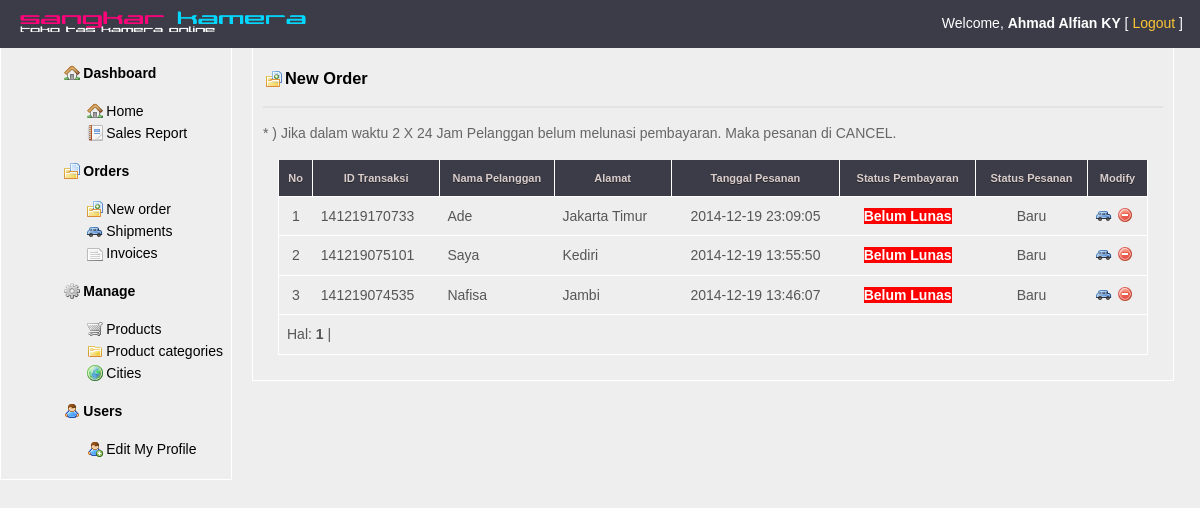
The page /admin/admin.php?p=order_l (signed in) on the database its author committed.
### tables this page shows
CREATE TABLE IF NOT EXISTS `detailpesan` (
  `id_pesan` int(5) NOT NULL AUTO_INCREMENT,
  `nama_pelanggan` varchar(100) NOT NULL,
  `alamat` text NOT NULL,
  `telepon` varchar(20) NOT NULL,
  `email` varchar(50) NOT NULL,
  `status_pesan` varchar(50) NOT NULL DEFAULT 'Baru',
  `tanggal_pesan` datetime NOT NULL,
  `id_kota` varchar(6) NOT NULL,
  `idtransaksi` varchar(20) NOT NULL,
  PRIMARY KEY (`id_pesan`)
);

CREATE TABLE IF NOT EXISTS `pembayaran` (
  `id` int(5) NOT NULL AUTO_INCREMENT,
  `idtransaksi` varchar(20) NOT NULL,
  `status_pembayaran` varchar(20) NOT NULL DEFAULT 'Belum Lunas',
  PRIMARY KEY (`id`)
);

### admin/modul/order_l.php (the view, shortened to what this page needs)
<h3 id="addorder"> <a href="" class="addorder"> New Order </a></h3><hr>
<?php
    include_once("lib/class_paging.php");
    $p = new Paging;
    $batas = 10;
    $posisi = $p->cariPosisi($batas);
    $tabel = "detailpesan";
    $tabel2 = "pembayaran";
    $query="SELECT * FROM $tabel, $tabel2 WHERE $tabel.idtransaksi = $tabel2.idtransaksi AND $tabel2.status_pembayaran != 'Sudah Lunas' ORDER BY $tabel.tanggal_pesan DESC LIMIT $posisi,$batas";
    $hasil=mysql_query($query);
    $i = $posisi+1;
    ?>
    <p>* ) Jika dalam waktu 2 X 24 Jam Pelanggan belum melunasi pembayaran. Maka pesanan di CANCEL.</p>
    <table>
        <thead>
        <tr>
            <th scope=col>No</th>
            <th scope=col>ID Transaksi</th>
            <th scope=col style="width: 100px;">Nama Pelanggan</th>
			<th scope=col>Alamat</th>
            <th scope=col>Tanggal Pesanan</th>
            <th scope=col>Status Pembayaran</th>
            <th scope=col>Status Pesanan</th>
            <th scope=col style="width: 45px;">Modify</th>
        </tr>
        </thead>
        <tbody>
    <?php
    while ($data=mysql_fetch_array($hasil))
        {
    ?>
        <tr>
            <td align=center><?php echo $i;?></td>
            <td><?php echo $data['idtransaksi'];?></td>
            <td><?php echo $data['nama_pelanggan'];?></td>
            <td><?php echo $data['alamat'];?></td>
            <td align="center"><?php echo $data['tanggal_pesan'];?></td>
            <td align="center">
                <?php
                if ($data['status_pembayaran']=="Belum Lunas") {
                    echo "<b class=\"blm-lunas\">$data[status_pembayaran]</b>";
                } else {
                    echo "<b class=\"konfir\">$data[status_pembayaran]</b>";
                }
                ?>
            </td>
            <td align="center"><?php echo $data['status_pesan'];?></td>
            <td>
                <a href="admin.php?p=kirim&idtransaksi=<?php echo $data[idtransaksi];?>" class="table-icon kirim" title="Kirim"></a>
                <a href="admin.php?p=cancel&idtransaksi=<?php echo $data[idtransaksi];?>&tabel=<?php echo $tabel;?>" onClick="return confirm('Anda yakin ingin menghapus <?php echo $data[idtransaksi];?> ?')" class="table-icon delete" title="Cancel"></a>
            </td>
        </tr>
        <?php
        $i++;
        } ?>
        <tr align="left">
            <td colspan="9" align="left">
                <?php
                $jmldata = mysql_num_rows(mysql_query("SELECT * FROM $tabel"));
                $jmlhalaman = $p->jumlahHalaman($jmldata, $batas);
                $linkHalaman = $p->navHalaman($_GET[halaman], $jmlhalaman);
                echo "Hal: $linkHalaman";
                ?>
            </td>
        </tr>
        </tbody>

### admin/admin.php (shortened to what this page needs)
<?php
include "../lib/class_paging.php";
if ($_SESSION[bsi]=='Copyright-syihab'){
    if (empty($_SESSION[namauser]) AND empty($_SESSION[passuser])) {
        echo "<center>Untuk Mengakses modul, Anda harus login!..<br>";
        echo "<a href=login.php?bsi=welcome><b>LOGIN</b></a></center>";
    }
    else {
?>
<!DOCTYPE html>
<html>
<head>
	<link rel="stylesheet" type="text/css" href="../css/style-admin.css">
	<link rel="stylesheet" type="text/css" href="../css/tinyeditor.css" />
</head>
<body>
	<div class="wrapper">
		<div id="header">
			<a href="../index.php" target="_blank"><img src="../img/taskamonline.png" width="300px"></a>
			<p>Welcome, <strong><?php echo $_SESSION[nama_lengkap]; ?></strong> [ <a href="logout.php">Logout</a> ]</p>
		</div>
		<div id="sidebar">
			<div id="sidebar-isi">
				<ul>
					<?php
			  		if($_SESSION[leveluser]=='All-Privileges' OR $_SESSION[leveluser]=='User'){
			 		?>
					<li><h3><a href="#" class="house">Dashboard</a></h3>
		                <ul>
		                	<li><a href="?p=home" class="house">Home</a></li>
		                  	<li><a href="?p=sales" class="report">Sales Report</a></li>
		                </ul>
		            </li>
		            <?php
					}
			  		if($_SESSION[leveluser]=='All-Privileges' OR $_SESSION[leveluser]=='User'){
			 		?>
		            <li><h3><a href="#" class="folder_table">Orders</a></h3>
		          		<ul>
		                  	<li><a href="?p=order_l" class="addorder">New order</a></li>
		                    <li><a href="?p=kirim_l" class="shipping">Shipments</a></li>
		                    <li><a href="?p=invoice" class="invoices">Invoices</a></li>
		                </ul>
		            </li>
		            <?php
					}
			  		if($_SESSION[leveluser]=='All-Privileges' OR $_SESSION[leveluser]=='User'){
			 		?>
		            <li><h3><a href="#" class="manage">Manage</a></h3>
		          		<ul>
		                    <li><a href="?p=produk_l" class="cart">Products</a></li>
		                    <li><a href="?p=kategori_l" class="folder">Product categories</a></li>
		                    <li><a href="?p=kota_l" class="kota">Cities</a></li>
		                </ul>
		            </li>
		            <?php
					}
			 		?>
		          	<?php
		            if($_SESSION[leveluser]=='User'){
		            ?>
		            <li><h3><a href="#" class="user">Users</a></h3>
		          		<ul>
		            		<li><a href="?p=profil_l" class="useredit">Edit My Profile</a></li>
		                </ul>
		          	</li>
		          	<?php } ?>
				</ul>
		    </div>
		</div>
		<div id="content">
			<?php
            include "content.php";
            ?>
		</div>
	</div>
</body>
</html>
<?php
    }
}else{
    session_start();
    session_destroy();
    header('location:index.php?bsi=denied');
}
?>

### admin/content.php
<?php
$page=$_GET['p'];
if($page=="home"){
  include "modul/index.php";
}
elseif($page=="sales"){
  include "modul/sales.php";
}
elseif($page=="order_l"){
  include "modul/order_l.php";
}
elseif($page=="kirim"){
  include "modul/kirim.php";
}
elseif($page=="cancel"){
  include "modul/cancel.php";
}
elseif($page=="kirim_l"){
  include "modul/kirim_l.php";
}
elseif($page=="invoice"){
  include "modul/invoice.php";
}
elseif($page=="detail-invoice"){
  include "modul/detail-invoice.php";
}
elseif($page=="produk_l"){
  include "modul/produk_l.php";
}
elseif($page=="produk"){
  include "modul/produk.php";
}
elseif($page=="produk_e"){
  include "modul/produk_e.php";
}
elseif($page=="produk_t"){
  include "modul/produk_t.php";
}
elseif($page=="produk_es"){
  include "modul/produk_es.php";
}
elseif($page=="kategori_l"){
  include "modul/kategori_l.php";
}
elseif($page=="kategori"){
  include "modul/kategori.php";
}
elseif($page=="kategori_e"){
  include "modul/kategori_e.php";
}
elseif($page=="kategori_t"){
  include "modul/kategori_t.php";
}
elseif($page=="kategori_es"){
  include "modul/kategori_es.php";
}
elseif($page=="kota_l"){
  include "modul/kota_l.php";
}
elseif($page=="kota"){
  include "modul/kota.php";
}
elseif($page=="kota_e"){
  include "modul/kota_e.php";
}
elseif($page=="kota_t"){
  include "modul/kota_t.php";
}
elseif($page=="kota_es"){
  include "modul/kota_es.php";
}
elseif($page=="delete"){
  include "modul/delete.php";
}
elseif($page=="user"){
  include "modul/user.php";
}
elseif($page=="user_l"){
  include "modul/user_l.php";
}
elseif($page=="user_t"){
  include "modul/user_t.php";
}
elseif($page=="user_e"){
  include "modul/user_e.php";
}
elseif($page=="user_es"){
  include "modul/user_es.php";
}
elseif($page=="user_n"){
  include "modul/user_n.php";
}
elseif($page=="user_y"){
  include "modul/user_y.php";
}
elseif($page=="user_cari"){
  include "modul/user_cari.php";
}
elseif($page=="profil_l"){
  include "modul/profil_l.php";
}
elseif($page=="profil_e"){
  include "modul/profil_e.php";
}
elseif($page=="profil_es"){
  include "modul/profil_es.php";
}
else{
  echo "<p><b>MODUL BELUM ADA ATAU BELUM LENGKAP</b></p>";
}
?>

### lib/class_paging.php (shortened to what this page needs)
<?php
class Paging{
	function cariPosisi($batas){
		if(empty($_GET['halaman'])){
			$posisi = 0;
		}else{
			$posisi = ($_GET[halaman]-1) * $batas;
		}
		return $posisi;
	}
	function jumlahHalaman($jmldata, $batas){
		$jmlhalaman = ceil($jmldata/$batas);
		return $jmlhalaman;
	}
	function navHalaman($halaman_aktif, $jmlhalaman){
		$link_halaman = "";
		for ($i=1; $i<=$jmlhalaman; $i++){
			if ($i == $halaman_aktif){
				$link_halaman .= "<b>$i</b> | ";
			}else{
				$link_halaman .= "<a href=admin.php?p=produk_l&halaman=$i>$i</a> | ";
			}
		$link_halaman .= " ";
		}
	return $link_halaman;
	}
}
?>

### css/style-admin.css (style rules this page uses)
body { font-family: Arial, Helvetica, sans-serif; font-size: .875em; line-height: 1.6em; color: #666; background-color: #eee; margin: 0px; }
hr { border: 1px solid #e3e3e3; }
.wrapper { margin: 0px; }
#header { background-color: #3b3c48; margin: -7px; position: fixed; height: 50px; width: 100%; padding: 5px 0px 0px 20px; }
#header p { color: #fff; float: right; margin-right: 30px; }
#header a { text-decoration: none; color: #fcc635; }
#header img { float: left; margin-top: 13px; }
#content { width: 900px; border: 1px solid #fff; padding: 10px; float: left; margin-top: 40px; }
#content h3 a,#content h3 a:visited { padding-left:19px; text-decoration:none; margin:0 3px; display:block; color: #000; }
table { border-collapse: collapse; margin: 15px; width: 870px; }
table th { background-color: #3b3c48; color: #DACDCD; border-left: 1px solid #ffffff; border-right: 1px solid #ffffff; font-size: 11px; font-weight: bold; padding: 7px; text-shadow: 0px 1px #242424; }
table tr { border-left: 1px solid #ffffff; border-right: 1px solid #ffffff; }
table td { border-bottom: 1px solid #ffffff; border-top: 1px solid #ffffff; color: #565656; padding: 8px; }
.blm-lunas { background-color: red; font-weight: bold; color: white; }
.table-icon { padding: 1px 8px; margin-right: 5px; }
.delete.table-icon { background: url(../img/i_delete.png) no-repeat; }
.kirim.table-icon { background: url(../img/icons/car.png) no-repeat; }
#sidebar { width: 220px; border: 1px solid #fff; padding: 5px; float: left; margin: 40px 20px 0px 0px; }
#sidebar-isi { float: right; }
#sidebar-isi ul { list-style:none; line-height:22px; }
#sidebar-isi ul li a,#sidebar-isi ul li a:visited { padding-left:19px; text-decoration:none; margin:0 3px; display:block; color: #000; }
#sidebar-isi ul li ul { margin-left:-15px; }
#sidebar-isi h3 { padding:2px; font-size:14px; }
.user { background:transparent url(../img/icons/user.png) no-repeat left; }
.useredit { background:transparent url(../img/icons/user_add.png) no-repeat left; }
.report { background:transparent url(../img/icons/report.png) no-repeat left; }
.house { background:transparent url(../img/icons/house.png) no-repeat left; }
.manage { background:transparent url(../img/icons/cog.png) no-repeat left; }
.folder { background:transparent url(../img/icons/folder.png) no-repeat left; }
.cart { background:transparent url(../img/icons/cart.png) no-repeat left; }
.folder_table { background:transparent url(../img/icons/folder_page.png) no-repeat left; }
.shipping { background:transparent url(../img/icons/car.png) no-repeat left; }
.invoices { background:transparent url(../img/icons/page_white_text_width.png) no-repeat left; }
.addorder { background:transparent url(../img/icons/folder_page_add.png) no-repeat left; }
.kota { background:transparent url(../img/icons/world.png) no-repeat left; }

### rows shown on the page
detailpesan: pembayaran.idtransaksi "141219170733", nama_pelanggan "Ade", alamat "Jakarta Timur", tanggal_pesan "2014-12-19 23:09:05", pembayaran.status_pembayaran "Belum Lunas", status_pesan "Baru"
detailpesan: pembayaran.idtransaksi "141219075101", nama_pelanggan "Saya", alamat "Kediri", tanggal_pesan "2014-12-19 13:55:50", pembayaran.status_pembayaran "Belum Lunas", status_pesan "Baru"
detailpesan: pembayaran.idtransaksi "141219074535", nama_pelanggan "Nafisa", alamat "Jambi", tanggal_pesan "2014-12-19 13:46:07", pembayaran.status_pembayaran "Belum Lunas", status_pesan "Baru"

### other values the page prints
$_SESSION[nama_lengkap] "Ahmad Alfian KY"
